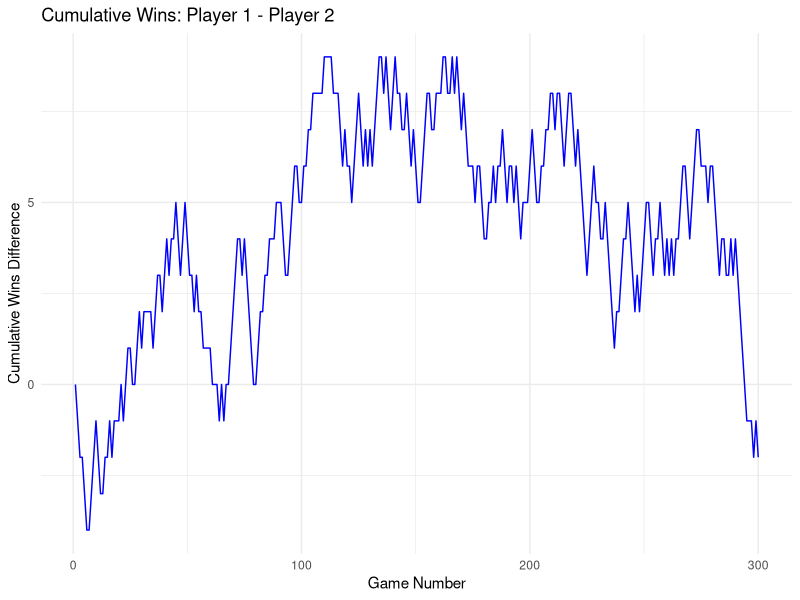

Write R code to recreate this figure.
library(tidyverse)

data <- read.csv("Games-Data.csv") %>%
  mutate(
    winner = case_when(
      Player.1 == Player.2 ~ "Tie",
      (Player.1 == "R" & Player.2 == "S") |
        (Player.1 == "P" & Player.2 == "R") |
        (Player.1 == "S" & Player.2 == "P") ~ "Player 1",
      TRUE ~ "Player 2"
    ),
    p1_prev_result = lag(winner),
    p1_stayed = Player.1 == lag(Player.1),
    p2_stayed = Player.2 == lag(Player.2)
  )


paste("Player 1 wins:", sum(data$winner == "Player 1"))
paste("Player 2 wins:", sum(data$winner == "Player 2"))
paste("Ties:", sum(data$winner == "Tie"))



#how many of each move each player made
move_counts <- data %>%
  pivot_longer(cols = c(Player.1, Player.2), names_to = "player", values_to = "move") %>%
  count(player, move, name = "count")
move_counts_grid <- move_counts %>%
  pivot_wider(names_from = move, values_from = count, values_fill = 0)
move_counts_grid %>%
  rowwise() %>%
  mutate(p_value = chisq.test(c(P, R, S))$p.value) %>%
  ungroup()

#how many winstreaks of each length. ties filtered out
winstreaks_grid <- data %>%
  filter(winner %in% c("Player 1", "Player 2")) %>%
  mutate(streak_id = consecutive_id(winner)) %>%
  count(streak_id, winner, name = "Streak") %>%
  filter(Streak <= 10) %>%
  count(winner, Streak, name = "count") %>%
  complete(
    Streak = 1:10,
    winner = c("Player 1", "Player 2"),
    fill = list(count = 0)
  ) %>%
  pivot_wider(names_from = winner, values_from = count)
winstreaks_grid

#graph of player 1's wins - player 2's wins
ggplot(data, aes(x = 1:nrow(data))) +
  geom_line(aes(y = cumsum(winner == "Player 1") - cumsum(winner == "Player 2")), color = "blue") +
  labs(title = "Cumulative Wins: Player 1 - Player 2", x = "Game Number", y = "Cumulative Wins Difference") +
  theme_minimal()


#tests
chisq.test(table(lag(data$Player.1), data$Player.1))
chisq.test(table(lag(data$Player.2), data$Player.2))

p2_trans <- table(prev = lag(data$Player.2), curr = data$Player.2)
round(prop.table(p2_trans, margin = 1), 3)
round(chisq.test(p2_trans)$stdres, 2)
